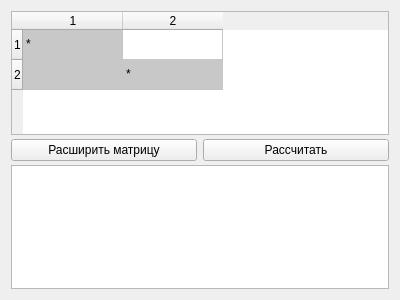
<?xml version="1.0" encoding="UTF-8"?>
<ui version="4.0">
 <class>Widget</class>
 <widget class="QWidget" name="Widget">
  <property name="geometry">
   <rect>
    <x>0</x>
    <y>0</y>
    <width>400</width>
    <height>300</height>
   </rect>
  </property>
  <property name="sizePolicy">
   <sizepolicy hsizetype="Expanding" vsizetype="Expanding">
    <horstretch>0</horstretch>
    <verstretch>0</verstretch>
   </sizepolicy>
  </property>
  <property name="focusPolicy">
   <enum>Qt::WheelFocus</enum>
  </property>
  <property name="windowTitle">
   <string>Widget</string>
  </property>
  <property name="autoFillBackground">
   <bool>true</bool>
  </property>
  <layout class="QGridLayout" name="gridLayout_2">
   <property name="verticalSpacing">
    <number>4</number>
   </property>
   <item row="1" column="1">
    <widget class="QPushButton" name="startButton">
     <property name="text">
      <string>Рассчитать</string>
     </property>
    </widget>
   </item>
   <item row="0" column="0" colspan="2">
    <widget class="QTableWidget" name="tableWidget">
     <property name="sizePolicy">
      <sizepolicy hsizetype="Preferred" vsizetype="Preferred">
       <horstretch>0</horstretch>
       <verstretch>0</verstretch>
      </sizepolicy>
     </property>
     <property name="editTriggers">
      <set>QAbstractItemView::AnyKeyPressed|QAbstractItemView::CurrentChanged|QAbstractItemView::DoubleClicked|QAbstractItemView::EditKeyPressed</set>
     </property>
     <property name="textElideMode">
      <enum>Qt::ElideMiddle</enum>
     </property>
     <property name="gridStyle">
      <enum>Qt::SolidLine</enum>
     </property>
     <row>
      <property name="text">
       <string>1</string>
      </property>
     </row>
     <row>
      <property name="text">
       <string>2</string>
      </property>
     </row>
     <column>
      <property name="text">
       <string>1</string>
      </property>
     </column>
     <column>
      <property name="text">
       <string>2</string>
      </property>
     </column>
     <item row="0" column="0">
      <property name="text">
       <string>*</string>
      </property>
      <property name="background">
       <brush brushstyle="SolidPattern">
        <color alpha="255">
         <red>200</red>
         <green>200</green>
         <blue>200</blue>
        </color>
       </brush>
      </property>
      <property name="foreground">
       <brush brushstyle="NoBrush">
        <color alpha="255">
         <red>0</red>
         <green>0</green>
         <blue>0</blue>
        </color>
       </brush>
      </property>
      <property name="flags">
       <set>ItemIsSelectable|ItemIsDragEnabled|ItemIsEnabled</set>
      </property>
     </item>
     <item row="1" column="0">
      <property name="text">
       <string/>
      </property>
      <property name="background">
       <brush brushstyle="SolidPattern">
        <color alpha="255">
         <red>200</red>
         <green>200</green>
         <blue>200</blue>
        </color>
       </brush>
      </property>
     </item>
     <item row="1" column="1">
      <property name="text">
       <string>*</string>
      </property>
      <property name="background">
       <brush brushstyle="SolidPattern">
        <color alpha="255">
         <red>200</red>
         <green>200</green>
         <blue>200</blue>
        </color>
       </brush>
      </property>
      <property name="flags">
       <set>ItemIsSelectable|ItemIsDragEnabled|ItemIsEnabled</set>
      </property>
     </item>
    </widget>
   </item>
   <item row="2" column="0" colspan="2">
    <widget class="QTextBrowser" name="textBrowser">
     <property name="autoFillBackground">
      <bool>true</bool>
     </property>
    </widget>
   </item>
   <item row="1" column="0">
    <widget class="QPushButton" name="incMatButton">
     <property name="text">
      <string>Расширить матрицу</string>
     </property>
    </widget>
   </item>
  </layout>
 </widget>
 <layoutdefault spacing="6" margin="11"/>
 <resources/>
 <connections/>
</ui>
